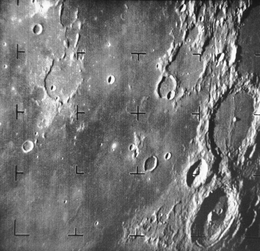
%> input picture MATLAB/images/Ranger.tif, 260 x 251 px, shrunk from 662 x 640 before the run
$ octave linearFilterTest3.m   (GNU Octave 9; MATLAB toolbox functions it lacks are replaced by stand-ins)
%> lines starting %> are read from the running program, lines starting %| are printed output that depends on the picture
I = imread('images/Ranger.tif');
%> I is the input picture: size 251x260 uint8; min 14, max 255, mean 115

if length(size(I))==3
    I = rgb2gray(I);
end
IG = imnoise(I,'salt & pepper');
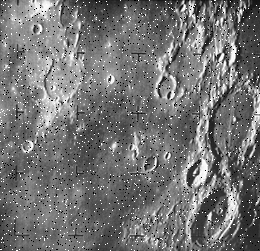
%> IG: size 251x260 uint8; min 0, max 255, mean 115.6

F = @(x) min(x(:));
Jmin = nlfilter(IG,[3,3],F);
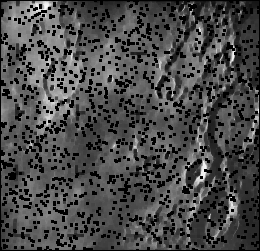
%> Jmin: size 251x260 uint8; min 0, max 249, mean 73.4

F = @(x) median(x(:));
Jmed = nlfilter(IG,[3,3],F);
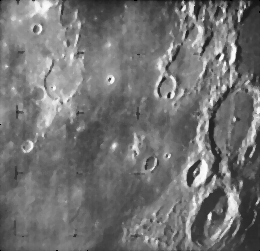
%> Jmed: size 251x260 uint8; min 0, max 252, mean 114.3

F = @(x) max(x(:));
Jmax = nlfilter(IG,[3,3],F);
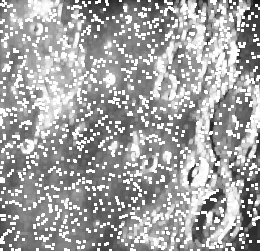
%> Jmax: size 251x260 uint8; min 22, max 255, mean 162.2

subplot(2,2,1);imshow(I); hold on;
subplot(2,2,2);imshow(Jmin); hold on;
subplot(2,2,3);imshow(Jmed);hold on;
subplot(2,2,4);imshow(Jmax);

$ run again, with MATLAB/images/1921.tif copied over MATLAB/images/Ranger.tif
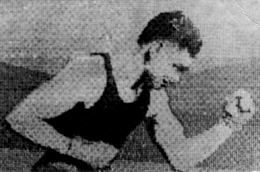
%> input picture MATLAB/images/1921.tif, 260 x 172 px, shrunk from 1153 x 761 before the run
%> I is the input picture: size 172x260 uint8; min 0, max 242, mean 112.4
%> `Jmin = nlfilter(IG,[3,3],F);`:
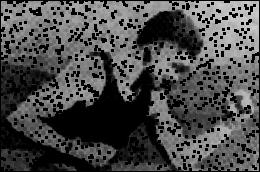
%> Jmin: size 172x260 uint8; min 0, max 207, mean 72.9
%> `Jmax = nlfilter(IG,[3,3],F);`:
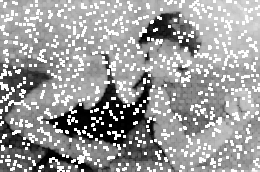
%> Jmax: size 172x260 uint8; min 0, max 255, mean 154.7
